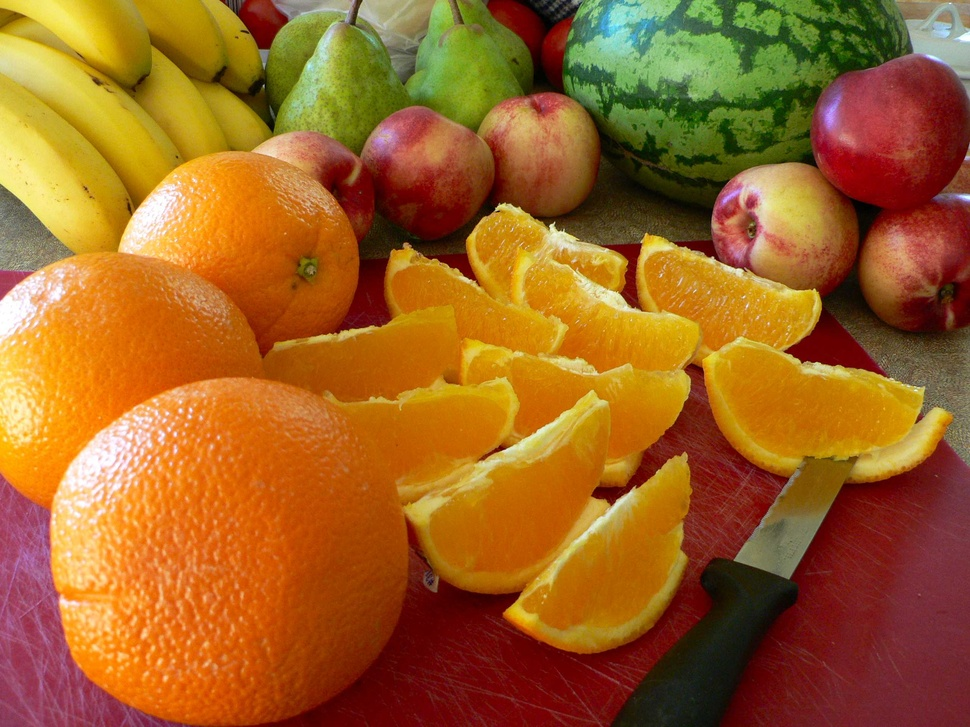
#> input picture input.jpg, 970 x 727 px, shrunk from 2560 x 1920 before the run, found by its file name
$ python experimentRetr.py
#> lines starting #> are read from the running program, lines starting #| are printed output that depends on the picture; after the words box and inside, x2 and y2 are one past the last pixel; in counts of white or black regions, pixels touching at a corner belong together
#> further down, image is the input picture: shape (727, 970, 3); mean B, G, R 35.6, 98.7, 158.5
# Experimented between different cv2.RETR_ parameters in
# cnts = cv2.findContours(thresh, cv2.RETR_TREE, cv2.CHAIN_APPROX_SIMPLE)[0]

import cv2
import numpy as np
from matplotlib import pyplot as plt


def grayAndBlur(image, gaussianKernelSize):
#> called with gaussianKernelSize = 3
    gray = cv2.cvtColor(image, cv2.COLOR_BGR2GRAY)
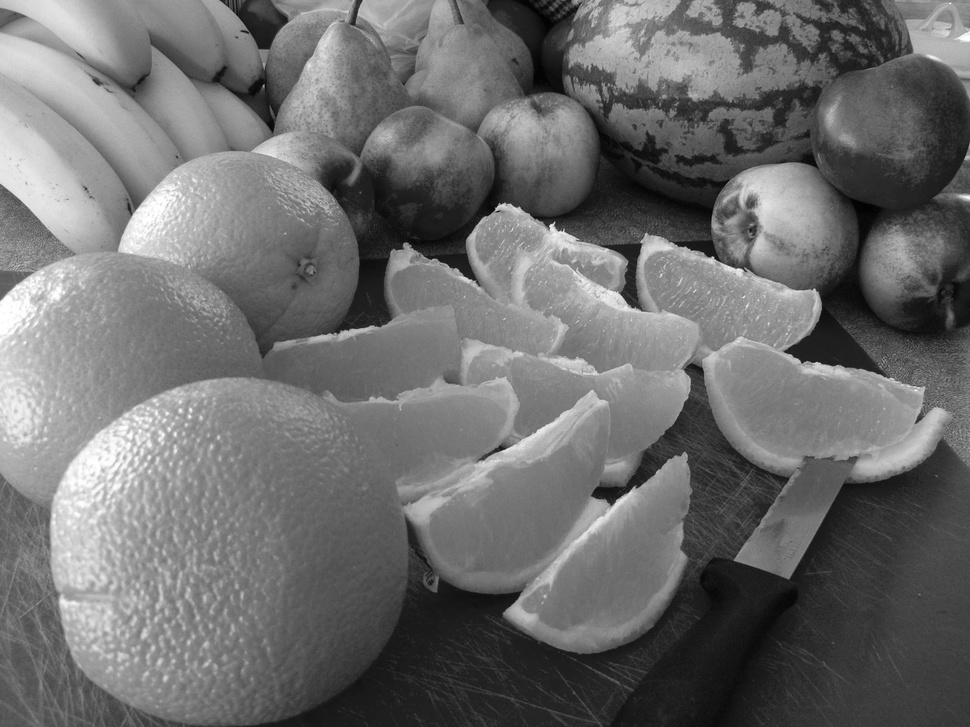
#> gray: shape (727, 970); min 0, max 255, mean 109.4
    return cv2.GaussianBlur(gray, (gaussianKernelSize, gaussianKernelSize), 0)


def otsuize(
    image,
    lowOtsuThresh: int = 0,
    highOtsuThresh: int = 255,
):
#> called with lowOtsuThresh = 0, highOtsuThresh = 255
    return cv2.threshold(
        image, lowOtsuThresh, highOtsuThresh, cv2.THRESH_BINARY + cv2.THRESH_OTSU
    )[1]
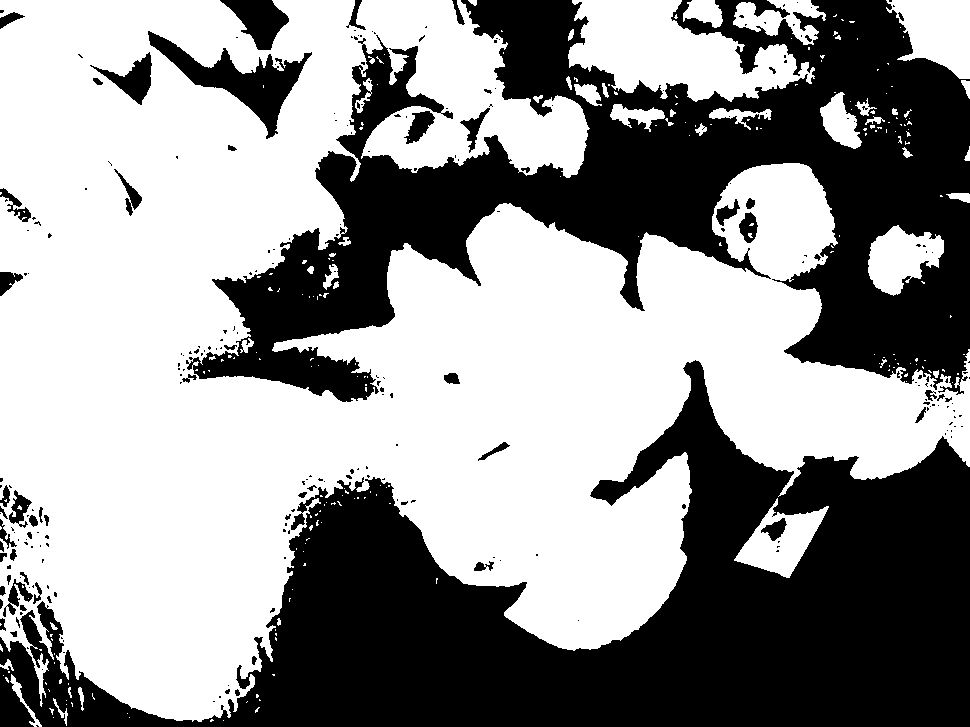
#> returned value: shape (727, 970); 58.1% white; 260 black regions (201 under 20 px)


row, col = 1, 2
fig, axs = plt.subplots(row, col)
fig.tight_layout()

image = cv2.imread("input.jpg")

gb = grayAndBlur(image, 3)
thresh = otsuize(gb)

cnts = cv2.findContours(thresh, cv2.RETR_TREE, cv2.CHAIN_APPROX_SIMPLE)[0]
#> cnts = 516 contours, 407 with area under 20; largest, box (x1, y1, x2, y2) and area: (0, 0, 970, 722) 382708, (568, 0, 815, 102) 13772, (147, 30, 313, 140) 5113, (886, 0, 970, 79) 4304, (734, 498, 829, 578) 3481

for c in cnts:
    x, y, w, h = cv2.boundingRect(c)
    cv2.rectangle(image, (x, y), (x + w, y + h), (36, 255, 12), 2)
#> this loop made 516 passes
#> (x, y, w, h) on passes 1 to 3: (223, 720, 1, 1), (210, 719, 4, 3), (129, 717, 1, 1)
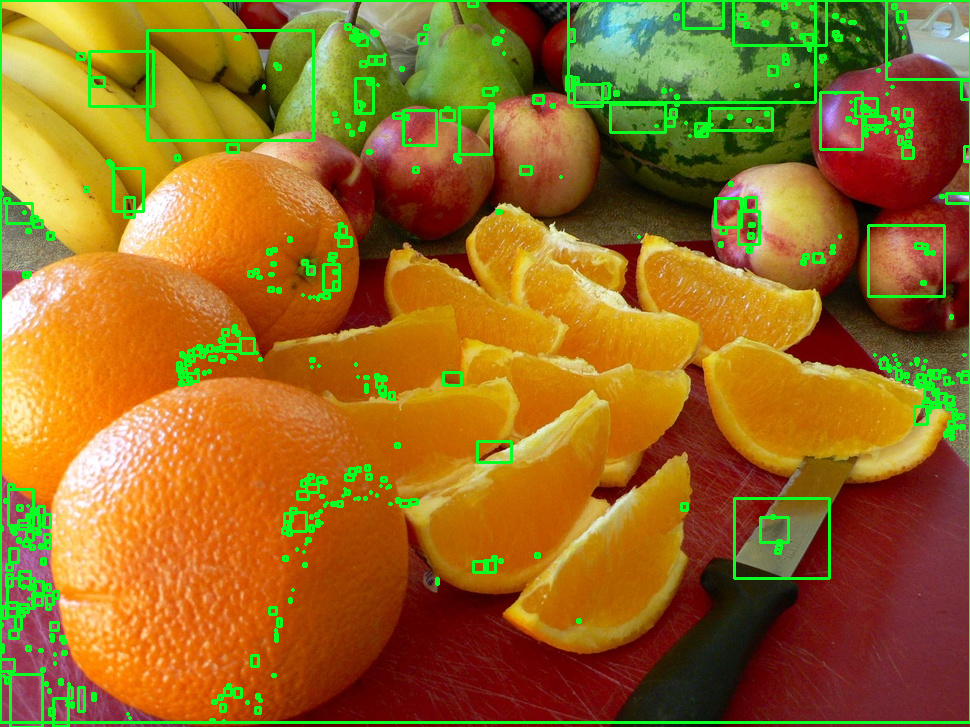
#> image: shape (727, 970, 3); 5.79% of pixels changed, all inside (x1, y1, x2, y2) = (0, 0, 970, 727)
    # ROI = original[y : y + h, x : x + w]
    # cv2.imwrite("ROI_{}.png".format(ROI_number), ROI)
    # ROI_number += 1

axs[0].imshow(cv2.cvtColor(thresh, cv2.COLOR_BGR2RGB))
axs[1].imshow(cv2.cvtColor(image, cv2.COLOR_BGR2RGB))
plt.show()
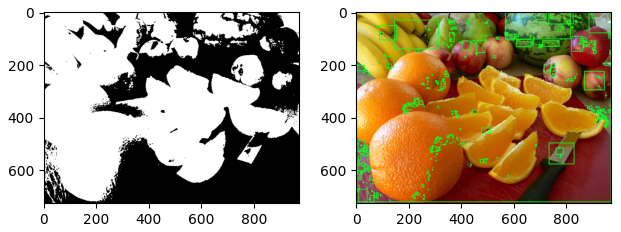
#> figure drawn by matplotlib, 2 panels
